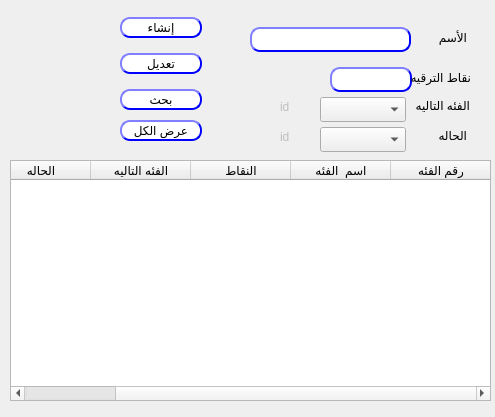
<?xml version="1.0" encoding="UTF-8"?>
<ui version="4.0">
 <class>CustomerGP</class>
 <widget class="QDialog" name="CustomerGP">
  <property name="geometry">
   <rect>
    <x>0</x>
    <y>0</y>
    <width>495</width>
    <height>417</height>
   </rect>
  </property>
  <property name="windowTitle">
   <string>إنشاء فئات عملاء</string>
  </property>
  <widget class="QLabel" name="desc">
   <property name="geometry">
    <rect>
     <x>386</x>
     <y>27</y>
     <width>81</width>
     <height>21</height>
    </rect>
   </property>
   <property name="text">
    <string>الأسم</string>
   </property>
  </widget>
  <widget class="QLabel" name="label_2">
   <property name="geometry">
    <rect>
     <x>400</x>
     <y>127</y>
     <width>67</width>
     <height>17</height>
    </rect>
   </property>
   <property name="text">
    <string>الحاله</string>
   </property>
  </widget>
  <widget class="QComboBox" name="CMB_custType">
   <property name="geometry">
    <rect>
     <x>320</x>
     <y>127</y>
     <width>86</width>
     <height>25</height>
    </rect>
   </property>
  </widget>
  <widget class="QPushButton" name="BTN_createCustTp">
   <property name="geometry">
    <rect>
     <x>120</x>
     <y>17</y>
     <width>82</width>
     <height>21</height>
    </rect>
   </property>
   <property name="styleSheet">
    <string notr="true">QPushButton{
                                        background-color: white;
                                        border-style: outset;
                                        border-width: 2px;
                                        border-radius: 10px;
                                        border-color: blue;
                                        min-width: 6em;
                                        }
                                        QPushButton:hover {
                                        background: qradialgradient(
                                        cx: 0.3, cy: -0.4, fx: 0.3, fy: -0.4,
                                        radius: 1.35, stop: 0 #fff, stop: 1 #bbb
                                        );
                                        }
                                        QPushButton:pressed {
                                        border-style: inset;
                                        background: qradialgradient(
                                        cx: 0.4, cy: -0.1, fx: 0.4, fy: -0.1,
                                        radius: 1.35, stop: 0 #fff, stop: 1 #ddd
                                        );
                                        }
                                    </string>
   </property>
   <property name="text">
    <string>إنشاء</string>
   </property>
  </widget>
  <widget class="QLineEdit" name="LE_desc">
   <property name="geometry">
    <rect>
     <x>250</x>
     <y>27</y>
     <width>161</width>
     <height>25</height>
    </rect>
   </property>
   <property name="styleSheet">
    <string notr="true">QLineEdit{
                                        background-color: white;
                                        border-style: outset;
                                        border-width: 2px;
                                        border-radius: 10px;
                                        border-color: blue;
                                        min-width: 6em;
                                        }
                                        QLineEdit:hover {
                                        background: qradialgradient(
                                        cx: 0.3, cy: -0.4, fx: 0.3, fy: -0.4,
                                        radius: 1.35, stop: 0 #fff, stop: 1 #bbb
                                        );
                                        }
                                       QLineEdit:pressed {
                                        border-style: inset;
                                        background: qradialgradient(
                                        cx: 0.4, cy: -0.1, fx: 0.4, fy: -0.1,
                                        radius: 1.35, stop: 0 #fff, stop: 1 #ddd
                                        );
                                        }
                                    </string>
   </property>
   <property name="maxLength">
    <number>25</number>
   </property>
  </widget>
  <widget class="QTableWidget" name="Qtable_custTP">
   <property name="geometry">
    <rect>
     <x>10</x>
     <y>160</y>
     <width>481</width>
     <height>241</height>
    </rect>
   </property>
   <property name="layoutDirection">
    <enum>Qt::RightToLeft</enum>
   </property>
   <property name="autoFillBackground">
    <bool>false</bool>
   </property>
   <property name="editTriggers">
    <set>QAbstractItemView::AnyKeyPressed|QAbstractItemView::DoubleClicked|QAbstractItemView::EditKeyPressed</set>
   </property>
   <property name="showGrid">
    <bool>true</bool>
   </property>
   <column>
    <property name="text">
     <string>رقم الفئه</string>
    </property>
   </column>
   <column>
    <property name="text">
     <string>اسم  الفئه</string>
    </property>
   </column>
   <column>
    <property name="text">
     <string>النقاط</string>
    </property>
   </column>
   <column>
    <property name="text">
     <string>الفئه التاليه</string>
    </property>
   </column>
   <column>
    <property name="text">
     <string>الحاله</string>
    </property>
   </column>
  </widget>
  <widget class="QLineEdit" name="LE_points">
   <property name="geometry">
    <rect>
     <x>330</x>
     <y>67</y>
     <width>82</width>
     <height>25</height>
    </rect>
   </property>
   <property name="styleSheet">
    <string notr="true">QLineEdit{
                                        background-color: white;
                                        border-style: outset;
                                        border-width: 2px;
                                        border-radius: 10px;
                                        border-color: blue;
                                        min-width: 6em;
                                        }
                                        QLineEdit:hover {
                                        background: qradialgradient(
                                        cx: 0.3, cy: -0.4, fx: 0.3, fy: -0.4,
                                        radius: 1.35, stop: 0 #fff, stop: 1 #bbb
                                        );
                                        }
                                       QLineEdit:pressed {
                                        border-style: inset;
                                        background: qradialgradient(
                                        cx: 0.4, cy: -0.1, fx: 0.4, fy: -0.1,
                                        radius: 1.35, stop: 0 #fff, stop: 1 #ddd
                                        );
                                        }
                                    </string>
   </property>
   <property name="text">
    <string/>
   </property>
  </widget>
  <widget class="QLabel" name="desc_2">
   <property name="geometry">
    <rect>
     <x>390</x>
     <y>67</y>
     <width>81</width>
     <height>21</height>
    </rect>
   </property>
   <property name="text">
    <string>نقاط الترقيه</string>
   </property>
  </widget>
  <widget class="QComboBox" name="CMB_nextLevel">
   <property name="geometry">
    <rect>
     <x>320</x>
     <y>97</y>
     <width>86</width>
     <height>25</height>
    </rect>
   </property>
  </widget>
  <widget class="QLabel" name="label_3">
   <property name="geometry">
    <rect>
     <x>403</x>
     <y>97</y>
     <width>67</width>
     <height>17</height>
    </rect>
   </property>
   <property name="text">
    <string>الفئه التاليه</string>
   </property>
  </widget>
  <widget class="QPushButton" name="BTN_searchCustTp">
   <property name="geometry">
    <rect>
     <x>120</x>
     <y>89</y>
     <width>82</width>
     <height>21</height>
    </rect>
   </property>
   <property name="styleSheet">
    <string notr="true">QPushButton{
                                        background-color: white;
                                        border-style: outset;
                                        border-width: 2px;
                                        border-radius: 10px;
                                        border-color: blue;
                                        min-width: 6em;
                                        }
                                        QPushButton:hover {
                                        background: qradialgradient(
                                        cx: 0.3, cy: -0.4, fx: 0.3, fy: -0.4,
                                        radius: 1.35, stop: 0 #fff, stop: 1 #bbb
                                        );
                                        }
                                        QPushButton:pressed {
                                        border-style: inset;
                                        background: qradialgradient(
                                        cx: 0.4, cy: -0.1, fx: 0.4, fy: -0.1,
                                        radius: 1.35, stop: 0 #fff, stop: 1 #ddd
                                        );
                                        }
                                    </string>
   </property>
   <property name="text">
    <string>بحث</string>
   </property>
  </widget>
  <widget class="QLabel" name="LB_nextLvlId">
   <property name="enabled">
    <bool>false</bool>
   </property>
   <property name="geometry">
    <rect>
     <x>280</x>
     <y>97</y>
     <width>31</width>
     <height>20</height>
    </rect>
   </property>
   <property name="text">
    <string>id</string>
   </property>
  </widget>
  <widget class="QLabel" name="LB_status">
   <property name="enabled">
    <bool>false</bool>
   </property>
   <property name="geometry">
    <rect>
     <x>280</x>
     <y>127</y>
     <width>31</width>
     <height>20</height>
    </rect>
   </property>
   <property name="text">
    <string>id</string>
   </property>
  </widget>
  <widget class="QPushButton" name="BTN_modifyCustTp">
   <property name="geometry">
    <rect>
     <x>120</x>
     <y>53</y>
     <width>82</width>
     <height>21</height>
    </rect>
   </property>
   <property name="styleSheet">
    <string notr="true">QPushButton{
                                        background-color: white;
                                        border-style: outset;
                                        border-width: 2px;
                                        border-radius: 10px;
                                        border-color: blue;
                                        min-width: 6em;
                                        }
                                        QPushButton:hover {
                                        background: qradialgradient(
                                        cx: 0.3, cy: -0.4, fx: 0.3, fy: -0.4,
                                        radius: 1.35, stop: 0 #fff, stop: 1 #bbb
                                        );
                                        }
                                        QPushButton:pressed {
                                        border-style: inset;
                                        background: qradialgradient(
                                        cx: 0.4, cy: -0.1, fx: 0.4, fy: -0.1,
                                        radius: 1.35, stop: 0 #fff, stop: 1 #ddd
                                        );
                                        }
                                    </string>
   </property>
   <property name="text">
    <string>تعديل</string>
   </property>
  </widget>
  <widget class="QLabel" name="LB_custTpId">
   <property name="enabled">
    <bool>false</bool>
   </property>
   <property name="geometry">
    <rect>
     <x>220</x>
     <y>27</y>
     <width>31</width>
     <height>20</height>
    </rect>
   </property>
   <property name="text">
    <string/>
   </property>
  </widget>
  <widget class="QPushButton" name="BTN_searchCustTp_all">
   <property name="geometry">
    <rect>
     <x>120</x>
     <y>120</y>
     <width>82</width>
     <height>21</height>
    </rect>
   </property>
   <property name="styleSheet">
    <string notr="true">QPushButton{
                                        background-color: white;
                                        border-style: outset;
                                        border-width: 2px;
                                        border-radius: 10px;
                                        border-color: blue;
                                        min-width: 6em;
                                        }
                                        QPushButton:hover {
                                        background: qradialgradient(
                                        cx: 0.3, cy: -0.4, fx: 0.3, fy: -0.4,
                                        radius: 1.35, stop: 0 #fff, stop: 1 #bbb
                                        );
                                        }
                                        QPushButton:pressed {
                                        border-style: inset;
                                        background: qradialgradient(
                                        cx: 0.4, cy: -0.1, fx: 0.4, fy: -0.1,
                                        radius: 1.35, stop: 0 #fff, stop: 1 #ddd
                                        );
                                        }
                                    </string>
   </property>
   <property name="text">
    <string>عرض الكل</string>
   </property>
  </widget>
 </widget>
 <resources/>
 <connections/>
</ui>
